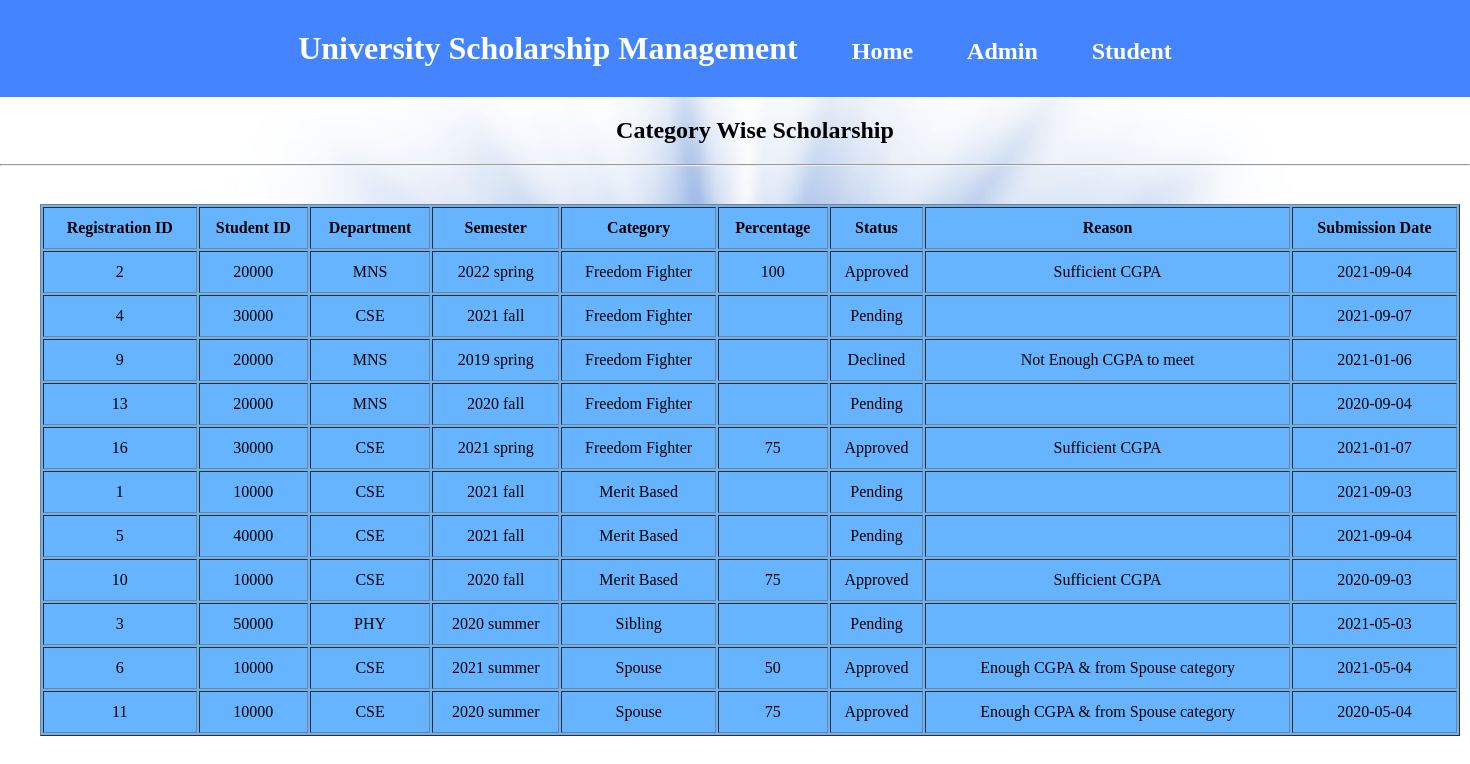
/category_wise.php, run on the app's committed database.
### tables this page shows
CREATE TABLE `scholarship_form` (
  `registration_id` int(7) NOT NULL,
  `student_id` int(5) NOT NULL,
  `department` varchar(3) NOT NULL,
  `semester` varchar(100) NOT NULL,
  `category` varchar(100) NOT NULL,
  `percentage` varchar(7) NOT NULL,
  `status` text NOT NULL,
  `reason` text NOT NULL,
  `submission_date` date DEFAULT NULL
);

### category_wise.php (the view, shortened to what this page needs)
<!DOCTYPE html>
<html lang="en">
<head>
    <link rel="stylesheet" href="student_form_style.css">
    <link rel="stylesheet" href="navbar.css">
</head>
<body>
    <div class="banner">
        <a href= "index.php"><h1>University Scholarship Management</h1></a>
        <a href= "panel_admin.php"><h2>Home</h2></a>
        <a href= "index_admin.php"><h2>Admin</h2></a>
        <a href= "index_student.php"><h2>Student</h2></a>
    </div>
    <div class= "headline"><h2>Category Wise Scholarship</h2></div>
    <hr>
    <br>
    <div class=button>
    <table align="center" border="1px" style="width:1420px; line-height:40px; background:#66b3ff">
<t>
    <th> Registration ID </th>
    <th> Student ID </th>
    <th> Department </th>
    <th> Semester </th>
    <th> Category</th>
    <th> Percentage </th>
    <th> Status </th>
    <th> Reason </th>
    <th> Submission Date </th>
</t>
    <?php
        require_once('DBconnect.php');
        $sql = "SELECT * FROM scholarship_form ORDER BY category;";
        $result = mysqli_query($conn, $sql);
        if(mysqli_num_rows($result) != 0){
        while($row = mysqli_fetch_array($result))
        {
            ?>
            <tr>
    <td><?php echo $row[0]; ?></td>
    <td><?php echo $row[1]; ?></td>
    <td><?php echo $row[2]; ?></td>
    <td><?php echo $row[3]; ?></td>
    <td><?php echo $row[4]; ?></td>
    <td><?php echo $row[5]; ?></td>
    <td><?php echo $row[6]; ?></td>
    <td><?php echo $row[7]; ?></td>
    <td><?php echo $row[8]; ?></td>
        </tr>
    <?php
    }
}
?>
</table>
</div>
</body>
</html>

### student_form_style.css (style rules this page uses)
* { margin: 0px; padding: 0px; box-sizing: border-box; }

### navbar.css (style rules this page uses)
* { margin: 0px; padding: 0px; box-sizing: border-box; text-align:center; }
.banner { background-color: rgb(68, 133, 255); margin: auto; padding: 15px; max-width: 100%; box-sizing: border-box; }
.headline { margin-top: 20px; margin-left: 40px; margin-bottom: 20px; }
.button { margin-top: 20px; margin-left: 40px; }
a:link, a:visited { background-color: rgb(68, 133, 255); color: white; padding: 15px 25px; text-align: center; text-decoration: none; display: inline-block; }
body { background-image:url("image2.jpg"); background-position:top ; background-size: 93%; background-repeat: no-repeat; }

### data on the page
scholarship_form: registration_id "2", student "20000", department "MNS", semester "2022 spring", category "Freedom Fighter", percentage "100", status "Approved", reason "Sufficient CGPA", submission_date "2021-09-04"
scholarship_form: registration_id "4", student "30000", department "CSE", semester "2021 fall", category "Freedom Fighter", status "Pending", submission_date "2021-09-07"
scholarship_form: registration_id "9", student "20000", department "MNS", semester "2019 spring", category "Freedom Fighter", status "Declined", reason "Not Enough CGPA to meet", submission_date "2021-01-06"
scholarship_form: registration_id "13", student "20000", department "MNS", semester "2020 fall", category "Freedom Fighter", status "Pending", submission_date "2020-09-04"
scholarship_form: registration_id "16", student "30000", department "CSE", semester "2021 spring", category "Freedom Fighter", percentage "75", status "Approved", reason "Sufficient CGPA", submission_date "2021-01-07"
scholarship_form: registration_id "1", student "10000", department "CSE", semester "2021 fall", category "Merit Based", status "Pending", submission_date "2021-09-03"
scholarship_form: registration_id "5", student "40000", department "CSE", semester "2021 fall", category "Merit Based", status "Pending", submission_date "2021-09-04"
scholarship_form: registration_id "10", student "10000", department "CSE", semester "2020 fall", category "Merit Based", percentage "75", status "Approved", reason "Sufficient CGPA", submission_date "2020-09-03"
scholarship_form: registration_id "3", student "50000", department "PHY", semester "2020 summer", category "Sibling", status "Pending", submission_date "2021-05-03"
scholarship_form: registration_id "6", student "10000", department "CSE", semester "2021 summer", category "Spouse", percentage "50", status "Approved", reason "Enough CGPA & from Spouse category", submission_date "2021-05-04"
scholarship_form: registration_id "11", student "10000", department "CSE", semester "2020 summer", category "Spouse", percentage "75", status "Approved", reason "Enough CGPA & from Spouse category", submission_date "2020-05-04"
